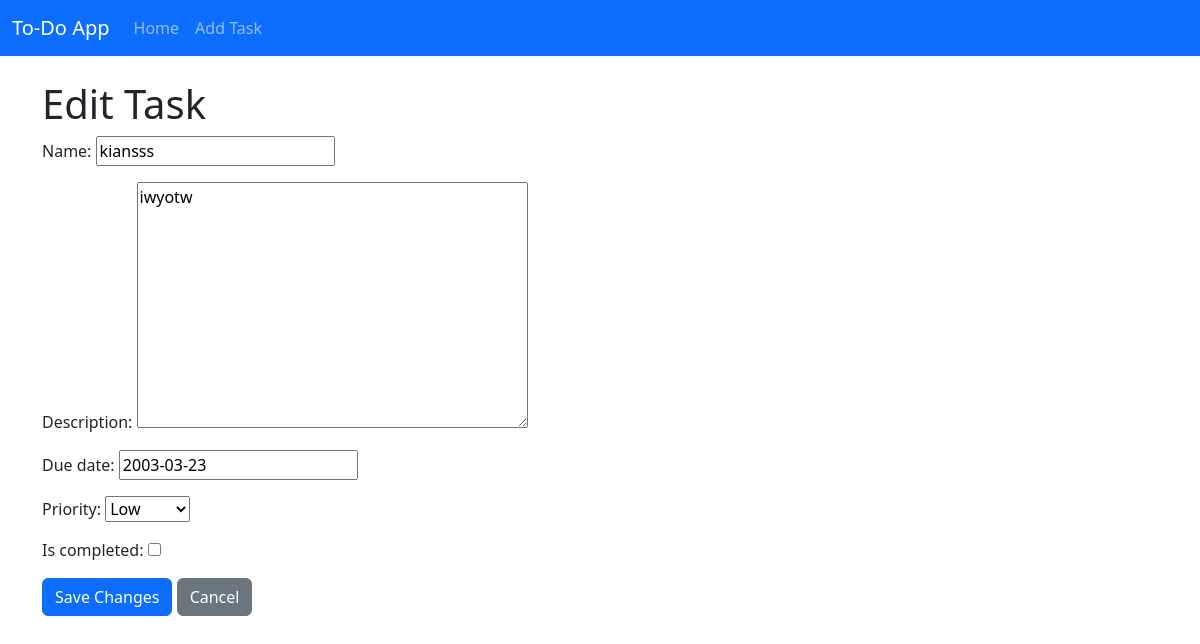
The page /task/4/edit/ on the database its author committed.
### todo/models.py (models this page shows, shortened)
class Task(models.Model):
    PRIORITY_CHOICES = [
        ('low', 'Low'),
        ('medium', 'Medium'),
        ('high', 'High'),
    ]
    name = models.CharField(max_length=255)
    description = models.TextField(blank=True)
    due_date = models.DateField()
    priority = models.CharField(max_length=10, choices=PRIORITY_CHOICES, default='medium')
    is_completed = models.BooleanField(default=False)

### todo/views.py (the view)
# urls.py: path('task/<int:pk>/edit/', task_edit, name='task_edit'),
def task_edit(request, pk):
    task = get_object_or_404(Task, pk=pk)
    if request.method == 'POST':
        form = TaskForm(request.POST, instance=task)
        if form.is_valid():
            form.save()
            return redirect('task_list')  # Redirect to the task list after saving
    else:
        form = TaskForm(instance=task)
    return render(request, 'todo/task_edit.html', {'form': form})

### todo/forms.py
class TaskForm(forms.ModelForm):
    class Meta:
        model = Task
        fields = ['name', 'description', 'due_date', 'priority', 'is_completed']  # Use 'is_completed'

### todo/templates/todo/task_edit.html (shortened to what this page needs)
{% extends 'todo/base.html' %}
{% block content %}
<h1>Edit Task</h1>
<form method="POST">
    {{ form.as_p }}
    <button type="submit" class="btn btn-primary">Save Changes</button>
    <a href="{% url 'task_list' %}" class="btn btn-secondary">Cancel</a>
</form>
{% endblock %}

### rows shown on the page
Task: name "kiansss", description "iwyotw", due_date "2003-03-23", priority "Low"
